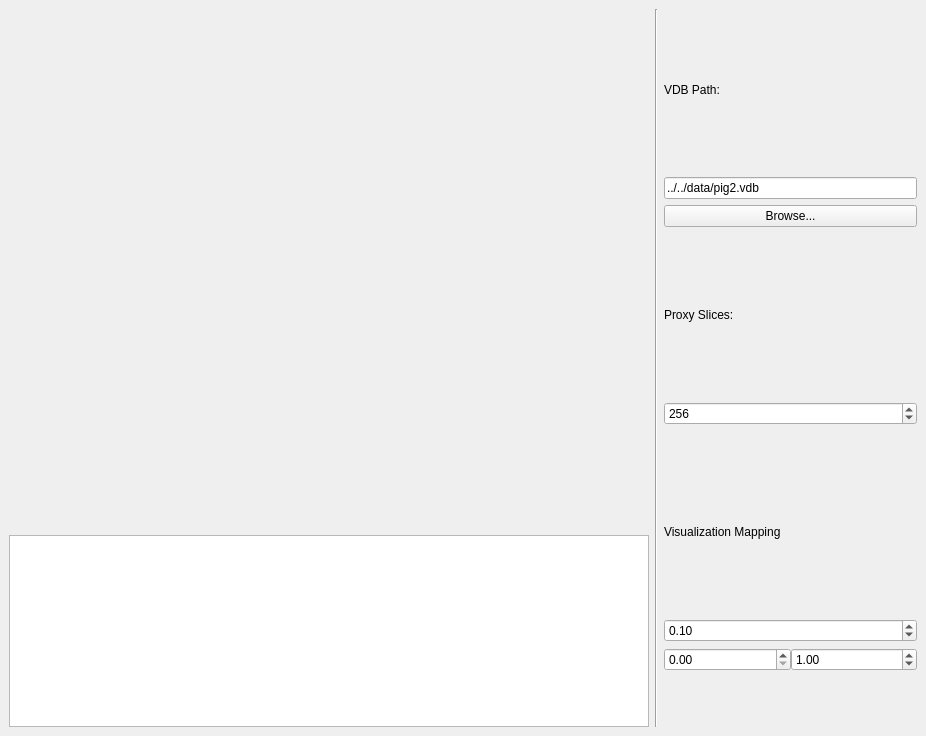
<?xml version="1.0" encoding="UTF-8"?>
<ui version="4.0">
 <class>MainWindow</class>
 <widget class="QMainWindow" name="MainWindow">
  <property name="windowModality">
   <enum>Qt::NonModal</enum>
  </property>
  <property name="geometry">
   <rect>
    <x>0</x>
    <y>0</y>
    <width>926</width>
    <height>736</height>
   </rect>
  </property>
  <property name="windowTitle">
   <string>VDB Visualizer</string>
  </property>
  <widget class="QWidget" name="centralwidget">
   <property name="enabled">
    <bool>true</bool>
   </property>
   <property name="baseSize">
    <size>
     <width>1024</width>
     <height>720</height>
    </size>
   </property>
   <layout class="QHBoxLayout" name="horizontalLayout_2">
    <item>
     <layout class="QVBoxLayout" name="verticalLayout">
      <property name="sizeConstraint">
       <enum>QLayout::SetDefaultConstraint</enum>
      </property>
      <property name="bottomMargin">
       <number>0</number>
      </property>
      <item>
       <widget class="OpenGLWindow" name="openGLWindow" native="true">
        <property name="sizePolicy">
         <sizepolicy hsizetype="Preferred" vsizetype="Preferred">
          <horstretch>0</horstretch>
          <verstretch>0</verstretch>
         </sizepolicy>
        </property>
        <property name="minimumSize">
         <size>
          <width>640</width>
          <height>480</height>
         </size>
        </property>
        <property name="cursor">
         <cursorShape>SizeAllCursor</cursorShape>
        </property>
        <property name="focusPolicy">
         <enum>Qt::ClickFocus</enum>
        </property>
       </widget>
      </item>
      <item>
       <widget class="QTextEdit" name="infoBox">
        <property name="sizePolicy">
         <sizepolicy hsizetype="Expanding" vsizetype="Maximum">
          <horstretch>0</horstretch>
          <verstretch>0</verstretch>
         </sizepolicy>
        </property>
        <property name="styleSheet">
         <string notr="true">font: 25 8pt &quot;Ubuntu&quot;;</string>
        </property>
       </widget>
      </item>
     </layout>
    </item>
    <item>
     <widget class="Line" name="line">
      <property name="orientation">
       <enum>Qt::Vertical</enum>
      </property>
     </widget>
    </item>
    <item>
     <layout class="QVBoxLayout" name="parmLayout">
      <property name="spacing">
       <number>6</number>
      </property>
      <property name="sizeConstraint">
       <enum>QLayout::SetNoConstraint</enum>
      </property>
      <item>
       <widget class="QLabel" name="pathLabel">
        <property name="text">
         <string>VDB Path:</string>
        </property>
       </widget>
      </item>
      <item>
       <widget class="QLineEdit" name="filePath">
        <property name="focusPolicy">
         <enum>Qt::ClickFocus</enum>
        </property>
        <property name="text">
         <string>../../data/pig2.vdb</string>
        </property>
       </widget>
      </item>
      <item>
       <widget class="QPushButton" name="browseButton">
        <property name="text">
         <string>Browse...</string>
        </property>
       </widget>
      </item>
      <item>
       <widget class="QLabel" name="proxyLabel">
        <property name="text">
         <string>Proxy Slices:</string>
        </property>
       </widget>
      </item>
      <item>
       <widget class="QSpinBox" name="slices">
        <property name="toolTipDuration">
         <number>0</number>
        </property>
        <property name="minimum">
         <number>1</number>
        </property>
        <property name="maximum">
         <number>1024</number>
        </property>
        <property name="singleStep">
         <number>16</number>
        </property>
        <property name="value">
         <number>256</number>
        </property>
       </widget>
      </item>
      <item>
       <spacer name="horizontalSpacer">
        <property name="orientation">
         <enum>Qt::Horizontal</enum>
        </property>
        <property name="sizeHint" stdset="0">
         <size>
          <width>40</width>
          <height>20</height>
         </size>
        </property>
       </spacer>
      </item>
      <item>
       <widget class="QLabel" name="vizLabel">
        <property name="text">
         <string>Visualization Mapping</string>
        </property>
       </widget>
      </item>
      <item>
       <widget class="QDoubleSpinBox" name="densityMulti">
        <property name="maximum">
         <double>10000.000000000000000</double>
        </property>
        <property name="singleStep">
         <double>0.050000000000000</double>
        </property>
        <property name="value">
         <double>0.100000000000000</double>
        </property>
       </widget>
      </item>
      <item>
       <layout class="QHBoxLayout" name="fitWidget">
        <property name="spacing">
         <number>0</number>
        </property>
        <item>
         <widget class="QDoubleSpinBox" name="fitMin">
          <property name="maximum">
           <double>100000.000000000000000</double>
          </property>
          <property name="singleStep">
           <double>0.100000000000000</double>
          </property>
         </widget>
        </item>
        <item>
         <widget class="QDoubleSpinBox" name="fitMax">
          <property name="maximum">
           <double>100000.000000000000000</double>
          </property>
          <property name="singleStep">
           <double>0.100000000000000</double>
          </property>
          <property name="value">
           <double>1.000000000000000</double>
          </property>
         </widget>
        </item>
       </layout>
      </item>
      <item>
       <widget class="QColorRampEditor" name="rampWidget" native="true">
        <property name="sizePolicy">
         <sizepolicy hsizetype="Preferred" vsizetype="Fixed">
          <horstretch>0</horstretch>
          <verstretch>0</verstretch>
         </sizepolicy>
        </property>
        <property name="minimumSize">
         <size>
          <width>0</width>
          <height>50</height>
         </size>
        </property>
       </widget>
      </item>
     </layout>
    </item>
   </layout>
  </widget>
  <widget class="QMenuBar" name="menuBar">
   <property name="geometry">
    <rect>
     <x>0</x>
     <y>0</y>
     <width>926</width>
     <height>22</height>
    </rect>
   </property>
  </widget>
 </widget>
 <customwidgets>
  <customwidget>
   <class>OpenGLWindow</class>
   <extends>QWidget</extends>
   <header>OpenGLWindow.h</header>
   <container>1</container>
  </customwidget>
  <customwidget>
   <class>QColorRampEditor</class>
   <extends>QWidget</extends>
   <header>QColorRampEditor.h</header>
   <container>1</container>
  </customwidget>
 </customwidgets>
 <resources/>
 <connections/>
</ui>
